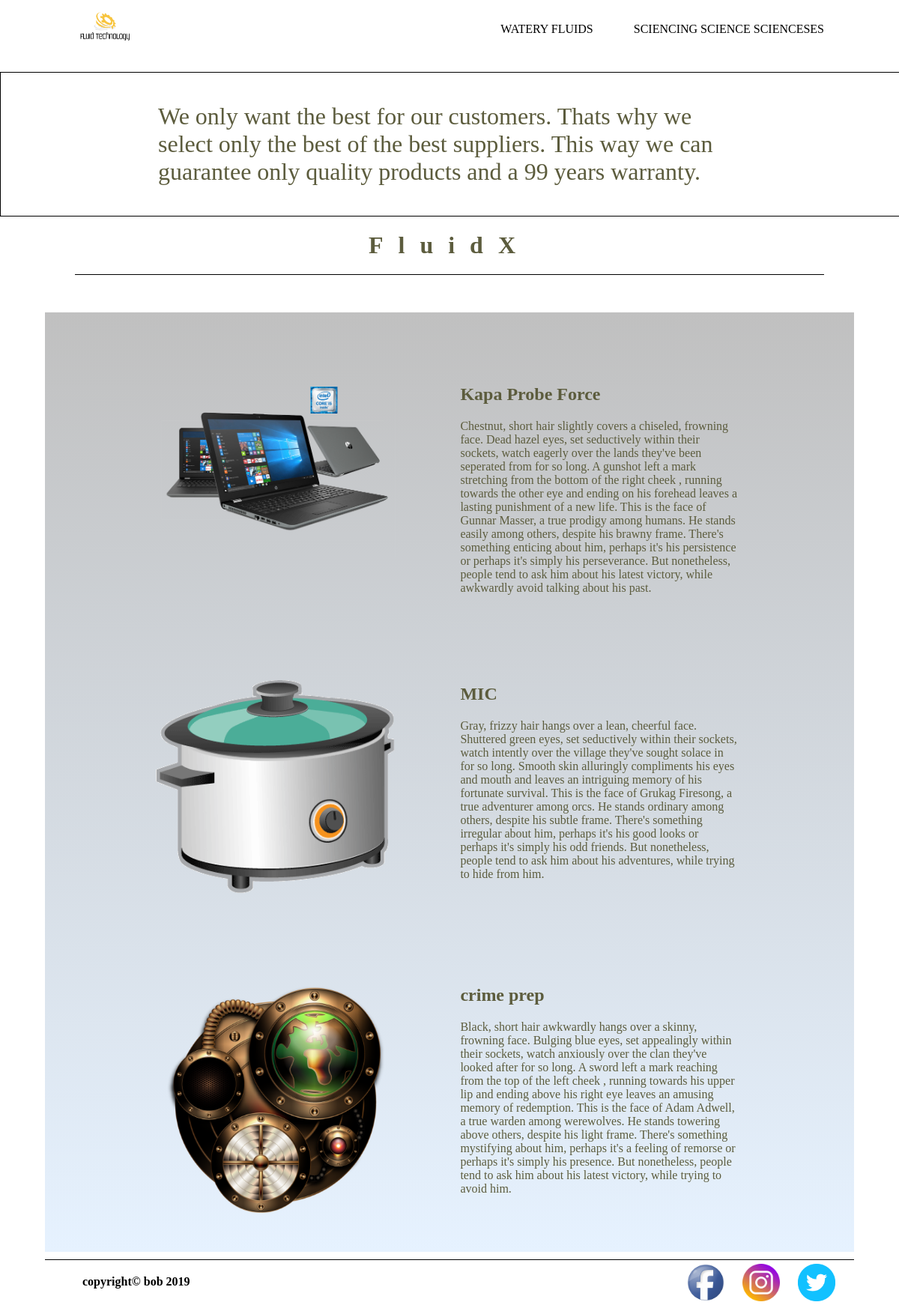
Screenshot of /php/supplierpage.php?product_supplier=FluidX with the database file from the repository.
### tables this page shows
CREATE TABLE `products` (
  `product_id` int(11) NOT NULL,
  `product_name` varchar(90) NOT NULL,
  `product_description` varchar(1300) NOT NULL,
  `product_category` varchar(60) NOT NULL,
  `product_img_url` varchar(32) NOT NULL,
  `product_rating` varchar(60) NOT NULL,
  `product_supplier` varchar(32) NOT NULL,
  `product_branche` varchar(32) NOT NULL
);

### php/supplierpage.php (the view, shortened to what this page needs)
<!DOCTYPE html>
<html>
<head>
    <link rel="stylesheet" type="text/css" media="screen" href="..\css/sopachem.css" />
</head>
<body>
<?php include "header.php" ?>
<div class="supplier-banner debug">
    <div class="supplier-banner-txt">
        We only want the best for our customers. Thats why we select only the best of the best suppliers.
        This way we can guarantee only quality products and a 99 years warranty.
    </div>
</div>
    <?php
    $supplierId = $_GET['product_supplier'];
    echo '<div class="supplier-title">' . $supplierId . '</div>';
    ?>
<div class="jumbo-wrapper">
    <?php
    $supplierId = $_GET['product_supplier'];
    include "db_connection.php";
    $query = "SELECT * FROM products WHERE product_supplier = '$supplierId'";
    $db_result = $conn->query($query);
    foreach ($db_result as $row)
    {
     echo
            '<div class="productpage-branches-container">
            <a href="productpage.php?product_id=' . $row['product_id'] . '&category=' . $row['product_branche'] . '">
            <div class="productpage-product">
            <img src="' . $row['product_img_url'] . '" alt="">
            </div></a>' . '<div class="productpage-description-container">
            <div class="productpage-description">
            <h2>' . $row['product_name'] . '</h2>
            <p>' . $row['product_description'] . '</p>
            </div>
        </div>
    </div>';
}
?>
</div>
<?php include "footer.php" ?>
</body>
</html>

### css/sopachem.css (style rules this page uses)
html { scroll-behavior: smooth; overflow-x: hidden; }
a { text-decoration: none; color: #444; }
* { font-family: 'Slabo 27px', serif; color: #5c5c3d; }
body { margin: 0; }
.debug { border: 3px solid red; }
.productpage-branches-container { width: 80%; display: flex; flex-wrap: wrap; justify-content: center; align-items: center; margin: auto; }
.productpage-product { flex: 2; min-height: 400px; min-width: 400px; }
.productpage-product img { max-width: 400px; max-height: 400px; box-sizing: border-box; padding: 40px; }
.productpage-description-container { flex: 3; min-height: 400px; min-width: 300px; }
.productpage-description { width: 80%; margin: 10% auto 0 auto; box-sizing: border-box; }
.supplier-banner { margin-top: 12vh; width: 100%; position: relative; border: 1px solid black; align-items: center; animation: fadein-banner 3s forwards ease; opacity: 0; }
.supplier-banner-txt { font-size: 32px; width: 65%; margin: auto; padding: 40px 0; }
.supplier-title { font-size: 32px; font-weight: bold; text-align: center; padding: 20px; letter-spacing: 20px; width: 80%; border-bottom: 1px solid black; margin: 0 auto 50px auto; animation: fadein-title 2s forwards; opacity: 0; animation-delay: 1s; }
.jumbo-wrapper { background-image: linear-gradient(to bottom, silver, #e6f2ff); padding-top: 50px; width: 90%; margin: auto; animation: fadein-wrapper 2s forwards ease 0.2s; opacity: 0; }

### rows the page displays
products: product_img_url (picture), product_name "Kapa Probe Force", product_description "Chestnut, short hair slightly covers a chiseled, frowning face. Dead hazel eyes, set seductively within their sockets, watch eagerly over the lands they've been seperated from for so long. A gunshot left a mark stretching from the bottom of the right cheek , running towards the other eye and ending on his forehead leaves a lasting punishment of a new life. This is the face of Gunnar Masser, a true prodigy among humans. He stands easily among others, despite his brawny frame. There's something enticing about him, perhaps it's his persistence or perhaps it's simply his perseverance. But nonetheless, people tend to ask him about his latest victory, while awkwardly avoid talking about his past."
products: product_img_url (picture), product_name "MIC", product_description "Gray, frizzy hair hangs over a lean, cheerful face. Shuttered green eyes, set seductively within their sockets, watch intently over the village they've sought solace in for so long. Smooth skin alluringly compliments his eyes and mouth and leaves an intriguing memory of his fortunate survival. This is the face of Grukag Firesong, a true adventurer among orcs. He stands ordinary among others, despite his subtle frame. There's something irregular about him, perhaps it's his good looks or perhaps it's simply his odd friends. But nonetheless, people tend to ask him about his adventures, while trying to hide from him."
products: product_img_url (picture), product_name "crime prep", product_description "Black, short hair awkwardly hangs over a skinny, frowning face. Bulging blue eyes, set appealingly within their sockets, watch anxiously over the clan they've looked after for so long. A sword left a mark reaching from the top of the left cheek , running towards his upper lip and ending above his right eye leaves an amusing memory of redemption. This is the face of Adam Adwell, a true warden among werewolves. He stands towering above others, despite his light frame. There's something mystifying about him, perhaps it's a feeling of remorse or perhaps it's simply his presence. But nonetheless, people tend to ask him about his latest victory, while trying to avoid him."

### other values shown
$supplierId "FluidX"
